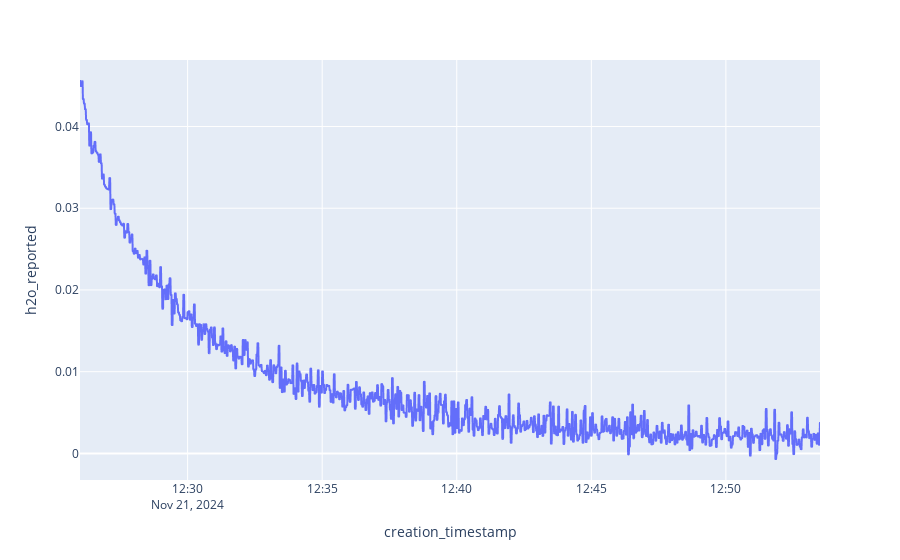
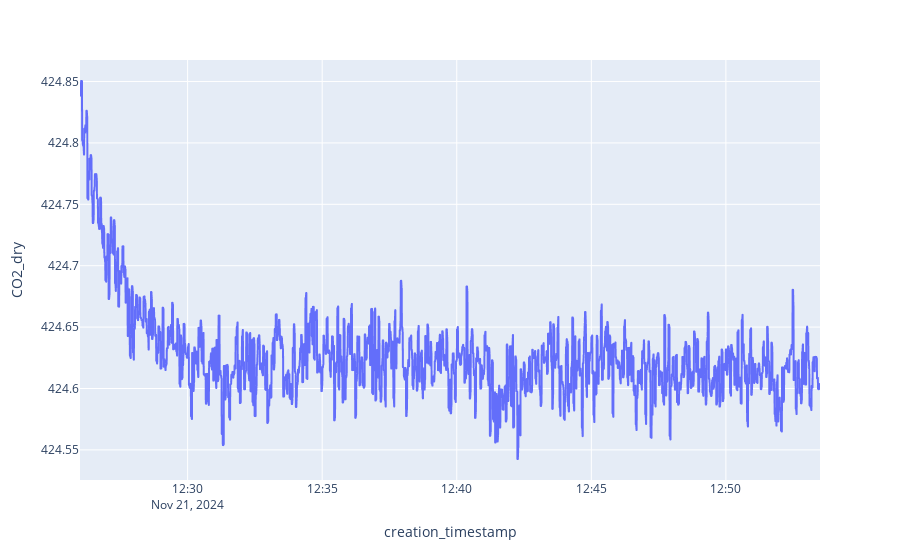
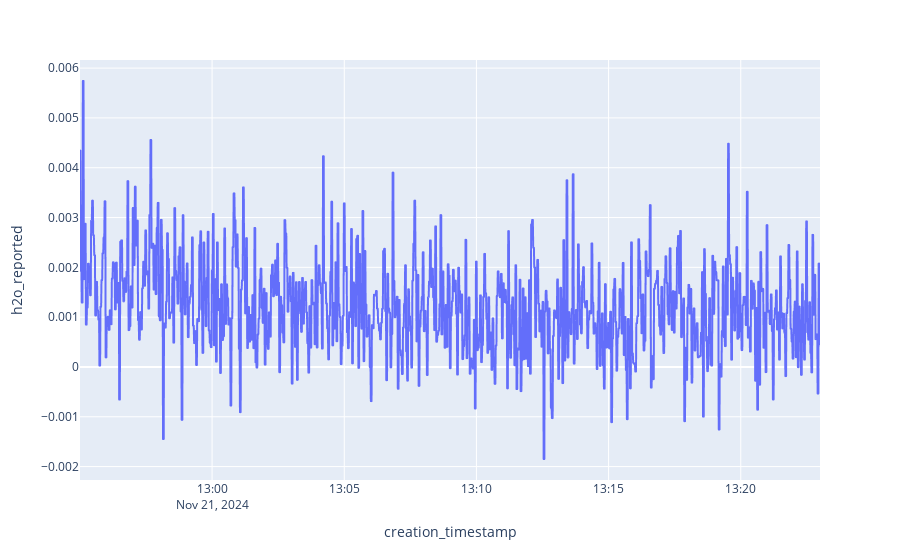
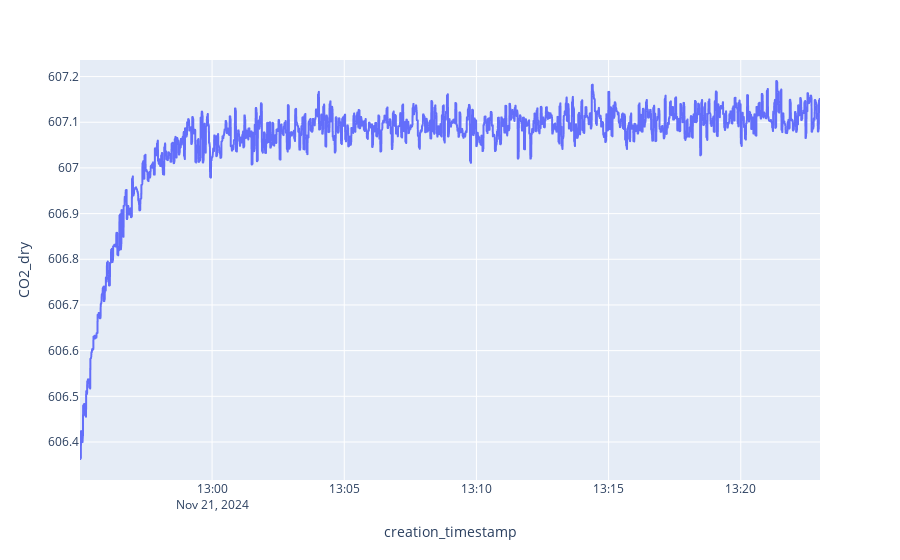

Notebook code cell kept with these figures, in order:
### Code cell
# 21.11.2024: ICOS Picarro

low_start_date = datetime(2024, 11, 21, 12, 26, 0).replace(tzinfo=timezone.utc)
low_end_date = datetime(2024, 11, 21, 12, 53, 30).replace(tzinfo=timezone.utc)

high_start_date = datetime(2024,11, 21, 12, 55, 0).replace(tzinfo=timezone.utc)
high_end_date = datetime(2024, 11, 21, 13, 23, 0).replace(tzinfo=timezone.utc)

process_two_point_picarro_calibration(df_p_529, low_start_date, low_end_date, high_start_date, high_end_date)

### Figure 1 — Plotly figure (JSON) as saved in the notebook; plotly's stock layout.template omitted (floating-point values rounded to 4 significant figures; data arrays with more than 128 entries replaced by an {"elided": "..."} marker saying what was removed)
{"data": [{"hovertemplate": "creation_timestamp=%{x}<br>h2o_reported=%{y}<extra></extra>", "legendgroup": "", "line": {"color": "#636efa", "dash": "solid"}, "marker": {"symbol": "circle"}, "mode": "lines", "name": "", "showlegend": false, "type": "scattergl", "x": {"elided": "2796 str values"}, "xaxis": "x", "y": {"elided": "2796 float values"}, "yaxis": "y"}], "layout": {"legend": {"tracegroupgap": 0}, "margin": {"t": 60}, "xaxis": {"anchor": "y", "domain": [0, 1], "title": {"text": "creation_timestamp"}}, "yaxis": {"anchor": "x", "domain": [0, 1], "title": {"text": "h2o_reported"}}}}

### Figure 2 — Plotly figure (JSON) as saved in the notebook; plotly's stock layout.template omitted (floating-point values rounded to 4 significant figures; data arrays with more than 128 entries replaced by an {"elided": "..."} marker saying what was removed)
{"data": [{"hovertemplate": "creation_timestamp=%{x}<br>CO2_dry=%{y}<extra></extra>", "legendgroup": "", "line": {"color": "#636efa", "dash": "solid"}, "marker": {"symbol": "circle"}, "mode": "lines", "name": "", "showlegend": false, "type": "scattergl", "x": {"elided": "2796 str values"}, "xaxis": "x", "y": {"elided": "2796 float values"}, "yaxis": "y"}], "layout": {"legend": {"tracegroupgap": 0}, "margin": {"t": 60}, "xaxis": {"anchor": "y", "domain": [0, 1], "title": {"text": "creation_timestamp"}}, "yaxis": {"anchor": "x", "domain": [0, 1], "title": {"text": "CO2_dry"}}}}

### Figure 3 — Plotly figure (JSON) as saved in the notebook; plotly's stock layout.template omitted (floating-point values rounded to 4 significant figures; data arrays with more than 128 entries replaced by an {"elided": "..."} marker saying what was removed)
{"data": [{"hovertemplate": "creation_timestamp=%{x}<br>h2o_reported=%{y}<extra></extra>", "legendgroup": "", "line": {"color": "#636efa", "dash": "solid"}, "marker": {"symbol": "circle"}, "mode": "lines", "name": "", "showlegend": false, "type": "scattergl", "x": {"elided": "2845 str values"}, "xaxis": "x", "y": {"elided": "2845 float values"}, "yaxis": "y"}], "layout": {"legend": {"tracegroupgap": 0}, "margin": {"t": 60}, "xaxis": {"anchor": "y", "domain": [0, 1], "title": {"text": "creation_timestamp"}}, "yaxis": {"anchor": "x", "domain": [0, 1], "title": {"text": "h2o_reported"}}}}

### Figure 4 — Plotly figure (JSON) as saved in the notebook; plotly's stock layout.template omitted (floating-point values rounded to 4 significant figures; data arrays with more than 128 entries replaced by an {"elided": "..."} marker saying what was removed)
{"data": [{"hovertemplate": "creation_timestamp=%{x}<br>CO2_dry=%{y}<extra></extra>", "legendgroup": "", "line": {"color": "#636efa", "dash": "solid"}, "marker": {"symbol": "circle"}, "mode": "lines", "name": "", "showlegend": false, "type": "scattergl", "x": {"elided": "2845 str values"}, "xaxis": "x", "y": {"elided": "2845 float values"}, "yaxis": "y"}], "layout": {"legend": {"tracegroupgap": 0}, "margin": {"t": 60}, "xaxis": {"anchor": "y", "domain": [0, 1], "title": {"text": "creation_timestamp"}}, "yaxis": {"anchor": "x", "domain": [0, 1], "title": {"text": "CO2_dry"}}}}
